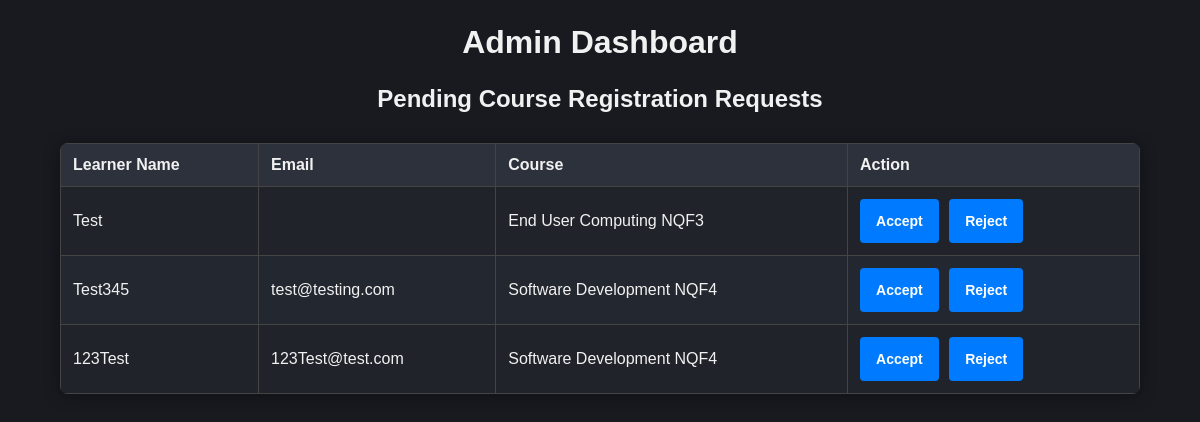
Screenshot of /dashboard.php (signed in) with the database file from the repository.
### tables this page shows
CREATE TABLE `registrations` (
  `id` int(11) NOT NULL,
  `user_id` int(11) DEFAULT NULL,
  `subject_id` int(11) DEFAULT NULL,
  `status` enum('Pending','Approved','Rejected') NOT NULL DEFAULT 'Pending',
  `registration_date` timestamp NOT NULL DEFAULT current_timestamp(),
  `email` varchar(255) DEFAULT NULL
);

CREATE TABLE `users` (
  `id` int(11) NOT NULL,
  `username` varchar(50) NOT NULL,
  `password` varchar(255) NOT NULL,
  `is_admin` tinyint(1) DEFAULT 0,
  `email` varchar(255) DEFAULT NULL
);

CREATE TABLE `subjects` (
  `id` int(11) NOT NULL,
  `name` varchar(100) NOT NULL
);

### dashboard.php (the view, shortened to what this page needs)
<?php
require_once __DIR__ . '/includes/app.php';
$conn = db_connect();
$sql = "SELECT cr.id, cr.status, u.id AS user_id, u.email as email ,u.username AS name, s.name AS course_name
    FROM registrations cr
    JOIN users u ON cr.user_id = u.id
    Join subjects s ON cr.subject_id = s.id
    WHERE cr.status = 'Pending'";
$result = $conn->query($sql);
?>
<!DOCTYPE html>
<html>
<head>
</head>
<body>
  <h1>Admin Dashboard</h1>
  <h2>Pending Course Registration Requests</h2>
  <table>
    <tr>
      <th>Learner Name</th>
      <th>Email</th>
      <th>Course</th>
      <th>Action</th>
    </tr>
    <?php while ($row = $result->fetch_assoc()): ?>
    <tr>
      <td><?= htmlspecialchars($row['name']) ?></td>
      <td><?= htmlspecialchars($row['email']) ?></td>
      <td><?= htmlspecialchars($row['course_name']) ?></td>
      <td>
        <form method="post" style="display:inline;">
          <button type="submit" name="action" value="accept">Accept</button>
          <button type="submit" name="action" value="reject">Reject</button>
        </form>
      </td>
    </tr>
    <?php endwhile; ?>
  </table>
</body>
</html>

### assets/css/style.css (style rules this page uses)
* { box-sizing: border-box; }
body { font-family: Arial, sans-serif; background: #f4f6fb; color: #2c3e50; margin: 0; padding: 0; }
h1, h2, h3 { color: #1f3d7a; margin-top: 0; }
.btn, input[type="submit"], button { display: inline-flex; align-items: center; justify-content: center; min-height: 44px; padding: 0 18px; border: none; border-radius: 8px; background: #2755a3; color: #ffffff; font-weight: 600; cursor: pointer; transition: transform 0.15s ease, background 0.15s ease; }

### dashboard.php (style rules this page uses)
body { background: #181a20; color: #f1f1f1; font-family: Arial, sans-serif; margin: 0; padding: 0; }
h1, h2 { text-align: center; color: #f1f1f1; margin-top: 24px; }
table { border-collapse: collapse; width: 90%; margin: 30px auto; background: #23272f; border-radius: 8px; overflow: hidden; box-shadow: 0 2px 16px rgba(0,0,0,0.4); }
th, td { border: 1px solid #444; padding: 12px; text-align: left; }
th { background: #2c313c; color: #f1f1f1; }
tr:nth-child(even) { background: #20232a; }
tr:nth-child(odd) { background: #23272f; }
button[type="submit"] { padding: 6px 16px; margin-right: 6px; border: none; border-radius: 4px; background: #007bff; color: #fff; cursor: pointer; font-size: 14px; transition: background 0.2s; }
form { display: inline; }

### rows the page displays
registrations: user.username "Test", subject.name "End User Computing NQF3"
registrations: user.username "Test345", user.email "test@testing.com", subject.name "Software Development NQF4"
registrations: user.username "123Test", user.email "123Test@test.com", subject.name "Software Development NQF4"
